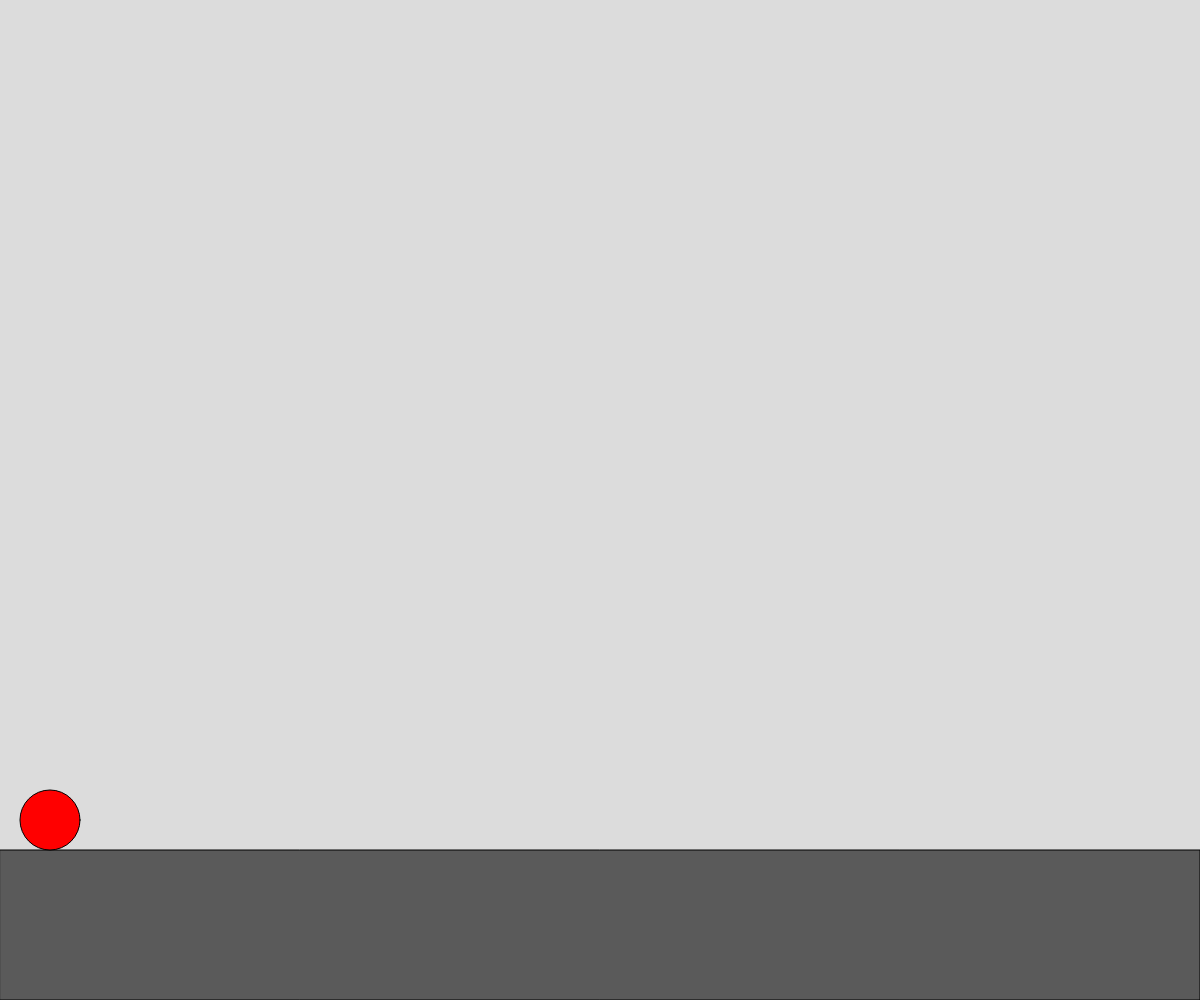
Frame 1 (no input)
Frame 60 (no input): identical to frame 1, image omitted
Frame 120 (the mouse pressed at the canvas centre since frame 60): identical to frame 1, image omitted

The p5.js sketch that drew this single still picture (run headless with seeded random() and noise() and a simulated clock; from frame 60 on, the mouse is pressed at the canvas centre):

// p5.js sketch
// ── sketch.js
let player;
let start;
let pressedKeys = {};

function setup() {
  createCanvas(window.innerWidth, window.innerHeight);
  player = new Player(50, 820);
}

function draw() {
  background(220);
  push()
  fill(90)
  rect(0, 850, window.innerWidth, 150);
  pop()
  player.update();
  player.draw();

}

function keyPressed() { 
  pressedKeys[key] = true; 
}

function keyReleased() {
  delete pressedKeys[key];
}

// Create Player
class Player {
    constructor(x, y) {
        this.x = x;
        this.y = y;
        
        this.speed = 4.5
        constrain(0, 650, window.innerWidth, 100);
    }

    update() {
      let movement = createVector(0,0);
      
      if(pressedKeys.a) {
        movement.x -= 1;
      }
      if(pressedKeys.d) {
        movement.x +=1;
      }
      movement.setMag(this.speed);

      this.x += movement.x;
      this.y += movement.y;

      this.x = constrain (this.x, 0, window.innerWidth);
    }

    draw() {
      fill(255, 0 ,0);
      circle(this.x, this.y, 60);
    }
}
// Bullets Spawn on click
// Enemies
// Collisions
// Score
// Losing condition
// Restart option'
// Sound Effects
// 
